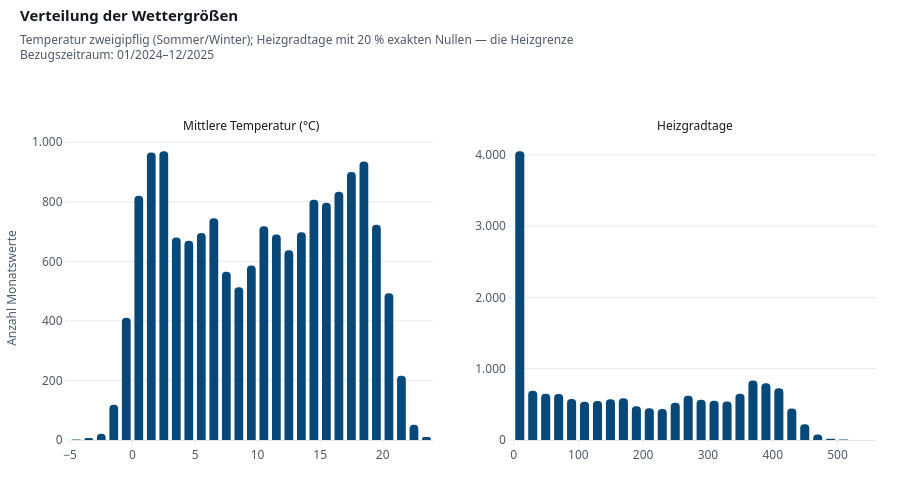

Notebook code cell kept with this figure:
### Markdown cell above
### 2.4 Wetter: `mittlere_temperatur_c` und `heizgradtage`

### Code cell
fig = make_subplots(rows=1, cols=2, horizontal_spacing=0.1,
                    subplot_titles=("Mittlere Temperatur (°C)", "Heizgradtage"))
fig.add_histogram(x=df["mittlere_temperatur_c"], nbinsx=40, row=1, col=1,
                  marker_color=ci.SERIE[0])
fig.add_histogram(x=df["heizgradtage"], nbinsx=40, row=1, col=2,
                  marker_color=ci.SERIE[0])
anteil_null = (df["heizgradtage"] == 0).mean() * 100
ci.stil(fig, "Verteilung der Wettergrößen",
         f"Temperatur zweigipflig (Sommer/Winter); Heizgradtage mit {de(anteil_null, 0)} % "
         "exakten Nullen — die Heizgrenze")
fig.update_yaxes(title_text="Anzahl Monatswerte", row=1, col=1)
fig.update_layout(showlegend=False, bargap=HIST_GAP)
ci.hover_pro_marke(fig)
ci.zeigen(fig)

df[["mittlere_temperatur_c", "heizgradtage"]].describe().T.round(1)

### Figure 1 — Plotly figure (JSON) as saved in the notebook; plotly's stock layout.template omitted (floating-point values rounded to 4 significant figures; data arrays with more than 128 entries replaced by an {"elided": "..."} marker saying what was removed)
{"data": [{"marker": {"color": "#084878"}, "nbinsx": 40, "textfont": {"family": "IBM Plex Sans, Segoe UI, sans-serif"}, "type": "histogram", "x": {"elided": "16780 float values"}, "xaxis": "x", "yaxis": "y"}, {"marker": {"color": "#084878"}, "nbinsx": 40, "textfont": {"family": "IBM Plex Sans, Segoe UI, sans-serif"}, "type": "histogram", "x": {"elided": "16780 int values"}, "xaxis": "x2", "yaxis": "y2"}], "layout": {"annotations": [{"font": {"color": "#141A21", "family": "IBM Plex Sans, Segoe UI, sans-serif", "size": 12}, "showarrow": false, "text": "Mittlere Temperatur (°C)", "x": 0.225, "xanchor": "center", "xref": "paper", "y": 1, "yanchor": "bottom", "yref": "paper"}, {"font": {"color": "#141A21", "family": "IBM Plex Sans, Segoe UI, sans-serif", "size": 12}, "showarrow": false, "text": "Heizgradtage", "x": 0.775, "xanchor": "center", "xref": "paper", "y": 1, "yanchor": "bottom", "yref": "paper"}], "bargap": 0.3, "colorway": ["#084878", "#005E77", "#2F7A33", "#3E90C4", "#4E5A68", "#6CC0D2", "#04263F", "#8C99A7"], "font": {"color": "#141A21", "family": "IBM Plex Sans, Segoe UI, sans-serif", "size": 12}, "height": 500, "hovermode": "closest", "legend": {"font": {"color": "#4E5A68", "family": "IBM Plex Sans, Segoe UI, sans-serif", "size": 12}, "itemsizing": "constant", "orientation": "h", "title": {"text": ""}, "x": 0, "xanchor": "left", "y": 1.099, "yanchor": "bottom"}, "margin": {"b": 60, "t": 136}, "meta": {"sww": {"period": "01/2024–12/2025", "subtitle": "Temperatur zweigipflig (Sommer/Winter); Heizgradtage mit 20 % exakten Nullen — die Heizgrenze", "title": "Verteilung der Wettergrößen"}}, "paper_bgcolor": "#FFFFFF", "plot_bgcolor": "#FFFFFF", "separators": ",.", "showlegend": false, "title": {"font": {"color": "#141A21", "family": "IBM Plex Sans, Segoe UI, sans-serif", "size": 15, "weight": 600}, "pad": {"l": 20}, "subtitle": {"font": {"color": "#4E5A68", "family": "IBM Plex Sans, Segoe UI, sans-serif", "size": 12}, "text": "Temperatur zweigipflig (Sommer/Winter); Heizgradtage mit 20 % exakten Nullen — die Heizgrenze<br>Bezugszeitraum: 01/2024–12/2025"}, "text": "Verteilung der Wettergrößen", "x": 0, "xanchor": "left", "xref": "container", "y": 0.98, "yanchor": "top", "yref": "container"}, "xaxis": {"anchor": "y", "automargin": true, "domain": [0, 0.45], "separatethousands": true, "tickangle": 0, "tickfont": {"family": "IBM Plex Sans, Segoe UI, sans-serif"}, "tickformat": ",~g", "title": {"font": {"family": "IBM Plex Sans, Segoe UI, sans-serif"}}}, "xaxis2": {"anchor": "y2", "automargin": true, "domain": [0.55, 1], "separatethousands": true, "tickangle": 0, "tickfont": {"family": "IBM Plex Sans, Segoe UI, sans-serif"}, "tickformat": ",~g", "title": {"font": {"family": "IBM Plex Sans, Segoe UI, sans-serif"}}}, "yaxis": {"anchor": "x", "automargin": true, "domain": [0, 1], "separatethousands": true, "tickfont": {"family": "IBM Plex Sans, Segoe UI, sans-serif"}, "title": {"font": {"family": "IBM Plex Sans, Segoe UI, sans-serif"}, "text": "Anzahl Monatswerte"}}, "yaxis2": {"anchor": "x2", "automargin": true, "domain": [0, 1], "separatethousands": true, "tickfont": {"family": "IBM Plex Sans, Segoe UI, sans-serif"}, "title": {"font": {"family": "IBM Plex Sans, Segoe UI, sans-serif"}}}}}
